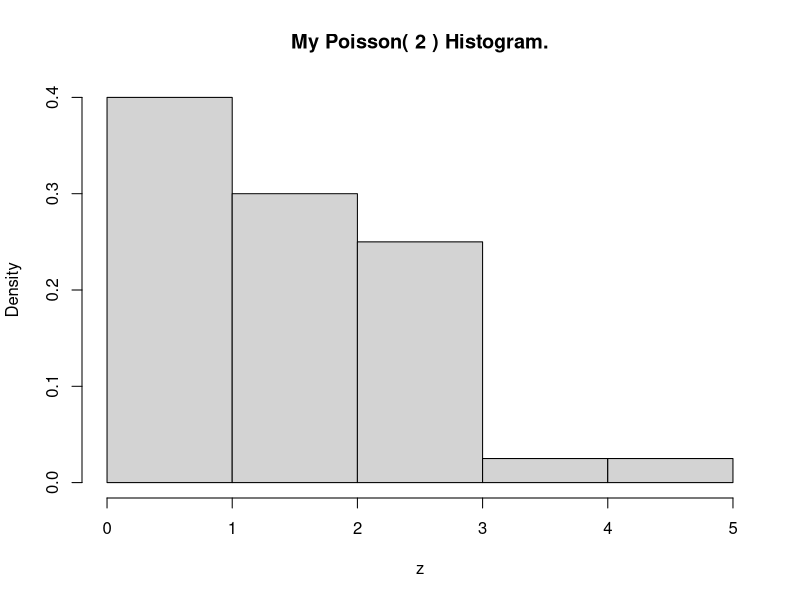
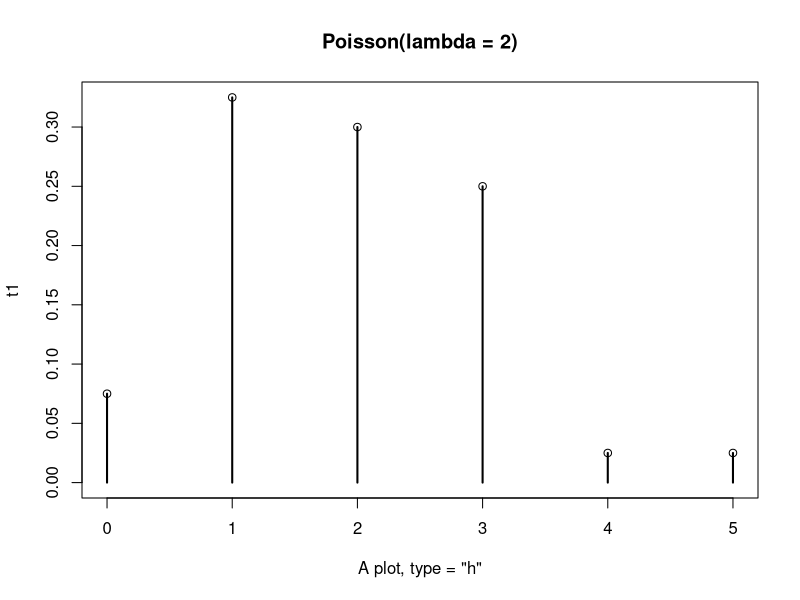
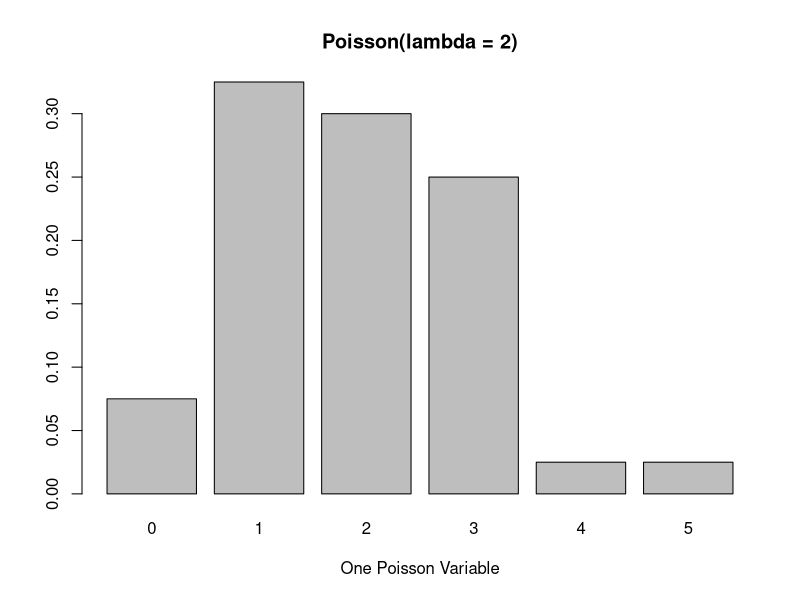

These charts were generated, in order, by the following R code:
## poisson-1.R
## Name: Paul E. Johnson <pauljohn at ku.edu>
## 2013-02-11
##
## Description: Draw a random sample from a Poisson distribution
## then plot it.  Debate value of histogram versus
## other plots

## Poisson is a "one parameter" distribution. That
## parameter is traditionally referred to by the Greek
## letter "lambda".  The expected value of the
## variable is equal to that parameter's value.
## The variance is also equal to lambda.

## I don't want to use a variable called "l" because that gets
## confused with the number "1". So I'm going to use "ell".

## you can adjust the ell and the sampleSize to see what
## happens

ell <- 2
sampleSize <- 40


z <- rpois(sampleSize, lambda = ell )

hist(z, prob= TRUE, main = paste("My Poisson(",ell,") Histogram."))

## I think a histogram is the wrong type of plot for a discrete
## variable. It is wrong in lots of ways. Compare that with
## these two other ideas. We need
## a barplot or a special spike plot. This is better
t1 <- table(z)/sampleSize

plot(t1, type = "h", xlab = "A plot, type = \"h\"", main = paste("Poisson(lambda = ", ell,")", sep = ""))
## I'm straining to get the values for the points. I don't recall fighting
## with this in the past.
points(unique(as.numeric(names(t1))), as.vector(t1))


##
barplot(t1, xlab = "One Poisson Variable", main = paste("Poisson(lambda = ", ell,")", sep = ""))

## See what was so grossly wrong with the histogram?  Wrong Values!
## The first bar groups together outcomes 0 and 1! Booh!
